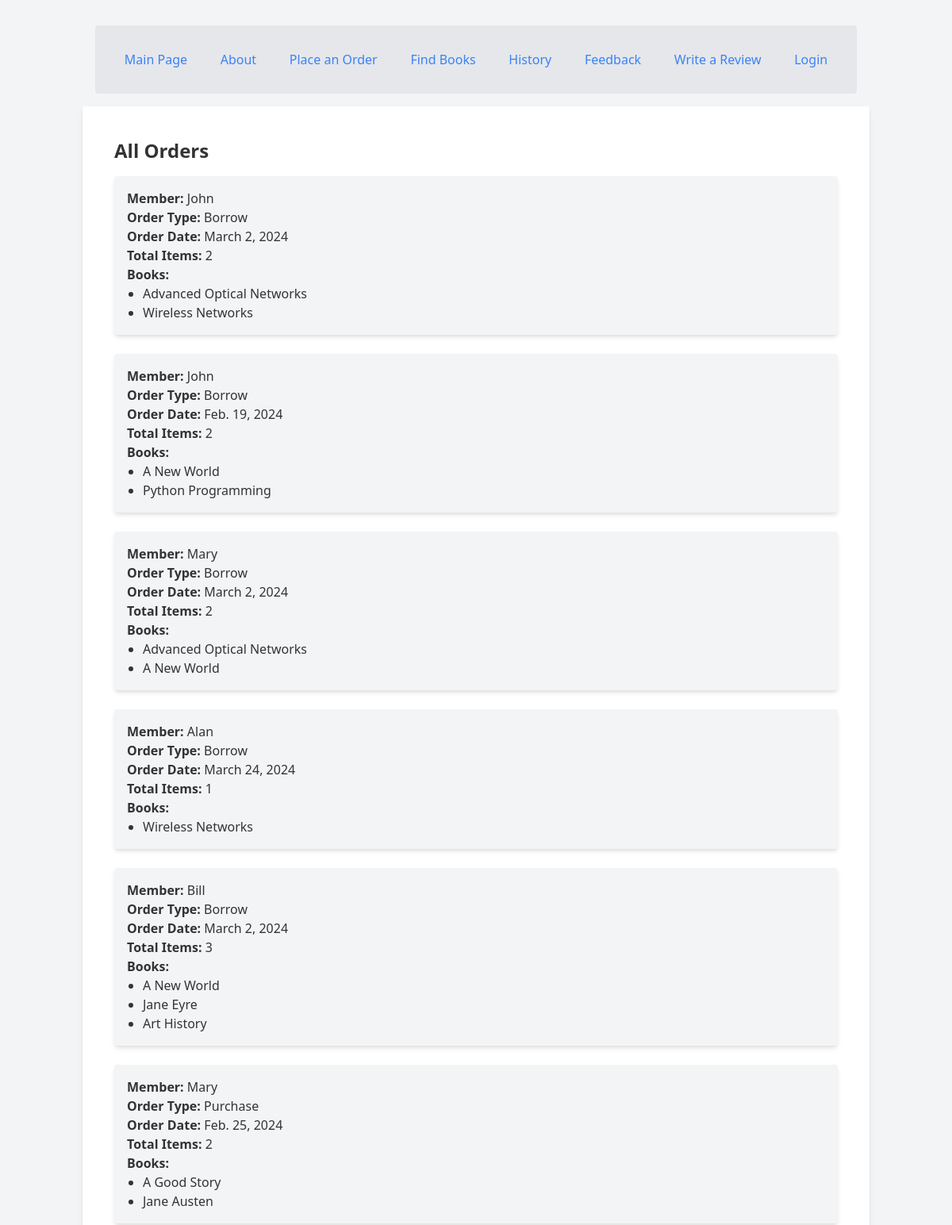
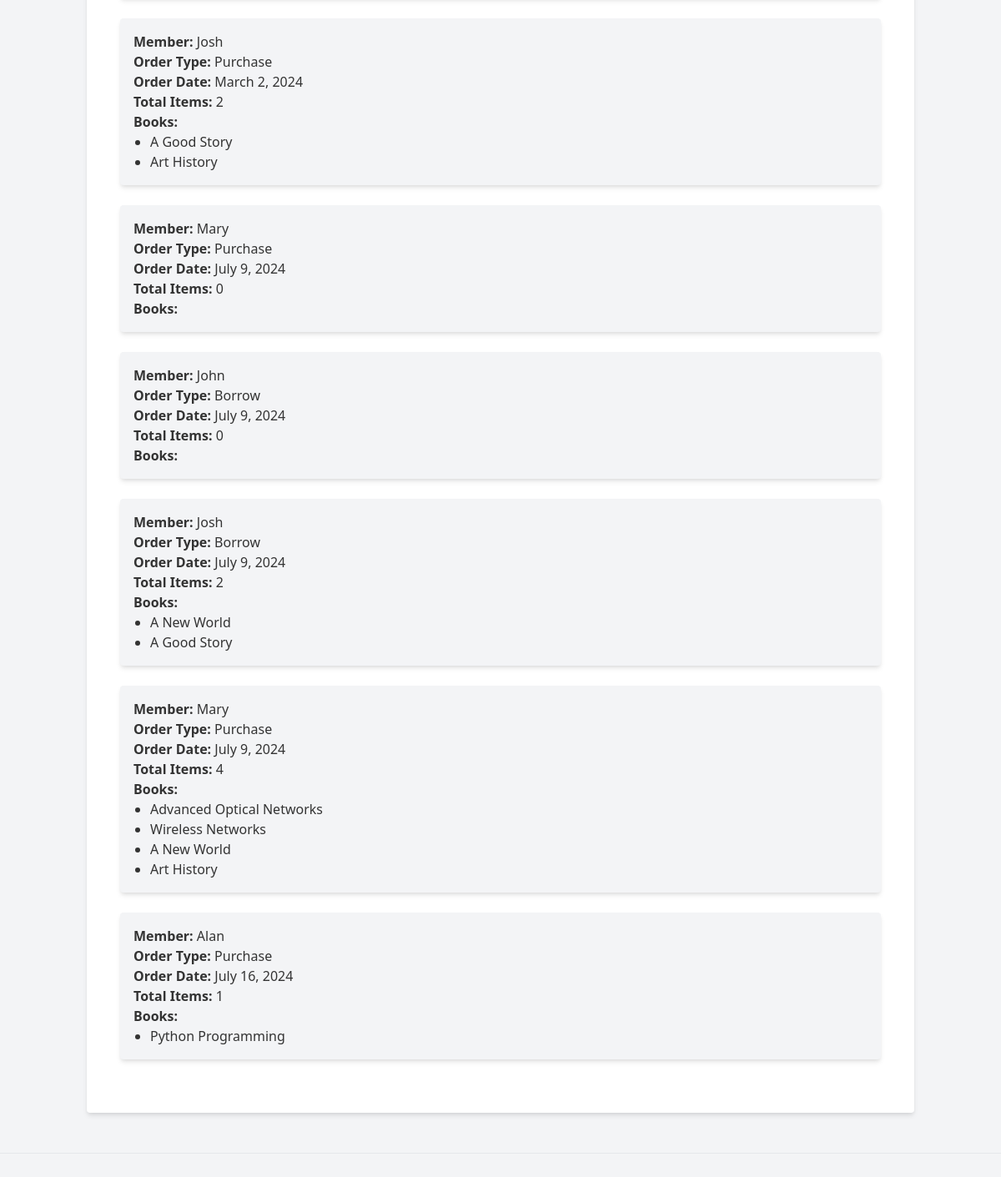
/myapp/history/, run on the app's committed database (2 pictures, top to bottom).
### myapp/models.py (models this page shows, shortened)
class Order(models.Model):
    ORDER_TYPE_CHOICES = [
        (0, 'Purchase'),
        (1, 'Borrow'),
    ]
    books = models.ManyToManyField(Book)
    member = models.ForeignKey(Member, on_delete=models.CASCADE)
    order_type = models.IntegerField(choices=ORDER_TYPE_CHOICES, default=1)
    order_date = models.DateField(default=timezone.now)
    def total_items(self):
        return self.books.count()

class Book(models.Model):
    CATEGORY_CHOICES = [
        ('S', 'Science & Tech'),
        ('F', 'Fiction'),
        ('B', 'Biography'),
        ('T', 'Travel'),
        ('O', 'Other')
    ]
    title = models.CharField(max_length=200)
    category = models.CharField(max_length=1, choices=CATEGORY_CHOICES, default='S')
    num_pages = models.PositiveIntegerField(default=100)
    price = models.DecimalField(max_digits=10, decimal_places=2)
    publisher = models.ForeignKey(Publisher, related_name='books', on_delete=models.CASCADE)
    description = models.TextField(blank=True)  # New field
    num_reviews = models.PositiveIntegerField(default=0)

### myapp/views.py (the view)
# urls.py: path('history/', views.bookhistory, name='history'),
def bookhistory(request):
    orders = Order.objects.all()
    return render(request, 'myapp/history.html', {'orders': orders})

### myapp/templates/myapp/history.html
{% extends 'myapp/base.html' %}
{% block body_block %}
    <div class="container mx-auto p-4">
        <h2 class="text-2xl font-semibold mb-4">All Orders</h2>
        {% for order in orders %}
            <div class="bg-gray-100 p-4 rounded shadow-md mb-6">
                <ul>
                    <li><strong>Member:</strong> {{ order.member.username }}</li>
                    <li><strong>Order Type:</strong> {{ order.get_order_type_display }}</li>
                    <li><strong>Order Date:</strong> {{ order.order_date }}</li>
                    <li><strong>Total Items:</strong> {{ order.total_items }}</li>
                    <li><strong>Books:</strong>
                        <ul class="list-disc pl-5">
                            {% for book in order.books.all %}
                                <li>{{ book.title }}</li>
                            {% endfor %}
                        </ul>
                    </li>
                </ul>
            </div>
        {% endfor %}
    </div>
{% endblock %}

### myapp/templates/myapp/base.html (shortened to what this page needs)
<!DOCTYPE html>
{% load static %}
<html>
<head>
    <link href="https://cdnjs.cloudflare.com/ajax/libs/tailwindcss/2.2.19/tailwind.min.css" rel="stylesheet">
    <link rel="stylesheet" type="text/css" href="{% static 'myapp/styles.css' %}"/>
</head>
<body class="bg-gray-100 font-sans leading-normal tracking-normal">
<div class="container mx-auto p-4">
    <div class="container mx-auto p-4">
        <ul class="flex justify-around bg-gray-200 p-4 rounded">
            <li class="hbar1"><a class="text-blue-500 hover:text-blue-700" href="{% url 'myapp:index' %}">Main Page</a></li>
            <li class="hbar1"><a class="text-blue-500 hover:text-blue-700" href="{% url 'myapp:about' %}">About</a></li>
            <li class="hbar1"><a class="text-blue-500 hover:text-blue-700" href="{% url 'myapp:place_order' %}">Place an Order</a></li>
            <li class="hbar1"><a class="text-blue-500 hover:text-blue-700" href="{% url 'myapp:findbooks' %}">Find Books</a></li>
            <li class="hbar1"><a class="text-blue-500 hover:text-blue-700" href="{% url 'myapp:history' %}">History</a></li>
            <li class="hbar1"><a class="text-blue-500 hover:text-blue-700" href="{% url 'myapp:feedback1' %}">Feedback</a></li>
            <li class="hbar1"><a class="text-blue-500 hover:text-blue-700" href="{% url 'myapp:review' %}">Write a Review</a></li>
            {% if user.is_authenticated %}
                <li class="hbar1"><a class="text-blue-500 hover:text-blue-700" href="{% url 'myapp:user_logout' %}">Logout</a></li>
            {% else %}
                <li class="hbar1"><a class="text-blue-500 hover:text-blue-700" href="{% url 'myapp:user_login' %}">Login</a></li>
            {% endif %}
        </ul>
    </div>
    <div class="bg-white p-6 rounded shadow-md">
        {% block body_block %}*** {% endblock %}
    </div>
</div>
<hr class="my-8">
</body>
</html>

### myapp/static/myapp/styles.css (style rules this page uses)
body { background-color: #f0f0f0; color: #333; }
.hbar1 { display: inline; margin: 15px; }

### data on the page
Order: member.username "John", order_type "Borrow", order_date "March 2, 2024", total_items "2"
Book: title "Advanced Optical Networks"
Book: title "Wireless Networks"
Order: member.username "John", order_type "Borrow", order_date "Feb. 19, 2024", total_items "2"
Book: title "A New World"
Book: title "Python Programming"
Order: member.username "Mary", order_type "Borrow", order_date "March 2, 2024", total_items "2"
Order: member.username "Alan", order_type "Borrow", order_date "March 24, 2024", total_items "1"
Order: member.username "Bill", order_type "Borrow", order_date "March 2, 2024", total_items "3"
Book: title "Jane Eyre"
Book: title "Art History"
Order: member.username "Mary", order_type "Purchase", order_date "Feb. 25, 2024", total_items "2"
Book: title "A Good Story"
Book: title "Jane Austen"
Order: member.username "Josh", order_type "Purchase", order_date "March 2, 2024", total_items "2"
Order: member.username "Mary", order_type "Purchase", order_date "July 9, 2024", total_items "0"
Order: member.username "John", order_type "Borrow", order_date "July 9, 2024", total_items "0"
Order: member.username "Josh", order_type "Borrow", order_date "July 9, 2024", total_items "2"
Order: member.username "Mary", order_type "Purchase", order_date "July 9, 2024", total_items "4"
Order: member.username "Alan", order_type "Purchase", order_date "July 16, 2024", total_items "1"
